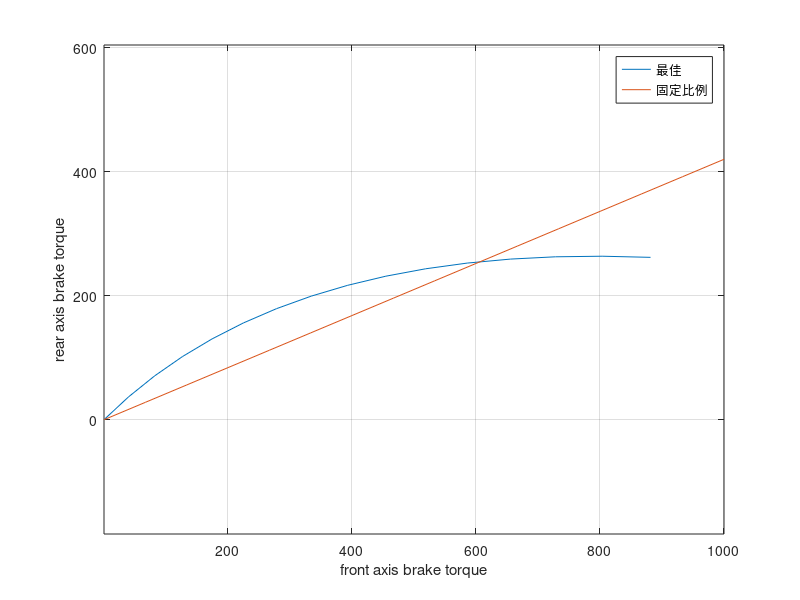

Write MATLAB code to recreate this figure.
%% 煞車曲線
g=9.81;                 % 重力加速度 m/s^2
m=300*g;                % 車身質量 N
h_cog=0.28;             % 重心高度 m
wheelbase=1.55;         % 軸距 m
Rw=0.259;               % 輪胎半徑 m(可改用會隨正向負載改變形式)

index=1;                % 計數器
for i=0:0.1:1.5         % 縱向加速度變化
    a=i;                % 當前縱向加速度
    delta_m=(m*a*h_cog)/wheelbase;  % 計算重量轉移
    mf=(m/2)+delta_m;   % 當前前軸正向負載(假設重心在前後軸中間)
    mr=m-mf;            % 當前後軸正向負載
    tf=mf*i*Rw;         % 前軸軸上煞車力矩
    tr=mr*i*Rw;         % 後軸軸上煞車力矩
    tflog(index)=tf;    % 記錄前軸煞車力矩
    trlog(index)=tr;    % 記錄後軸煞車力矩
    index=index+1;      % 更新計數器
end

ag=0:0.1:1.5;           % 創建加速度數組
br=0.42                 % 設定的煞車比例(如果是前70%後30%，那就是0.3/0.7)
tff=linspace(0,1000,16);% 創建前軸煞車力矩變化
trr=tff.*br;            % 創建固定煞車比例的後軸煞車力矩變換
plot(ag,tflog)          % 繪製前軸扭矩隨加速度變化圖
grid on
plot(ag,trlog)          % 繪製後軸扭矩隨加速度變化圖
grid on
plot(tflog,trlog)       % 繪製前後軸扭矩關係圖(隨加速度變化)
hold on
plot(tff,trr)           % 繪製固定煞車比例的前後軸扭矩關係圖(隨加速度變化)
grid on
legend('最佳','固定比例',Location='southeast')
xlabel('front axis brake torque')
ylabel('rear axis brake torque')
axis equal
